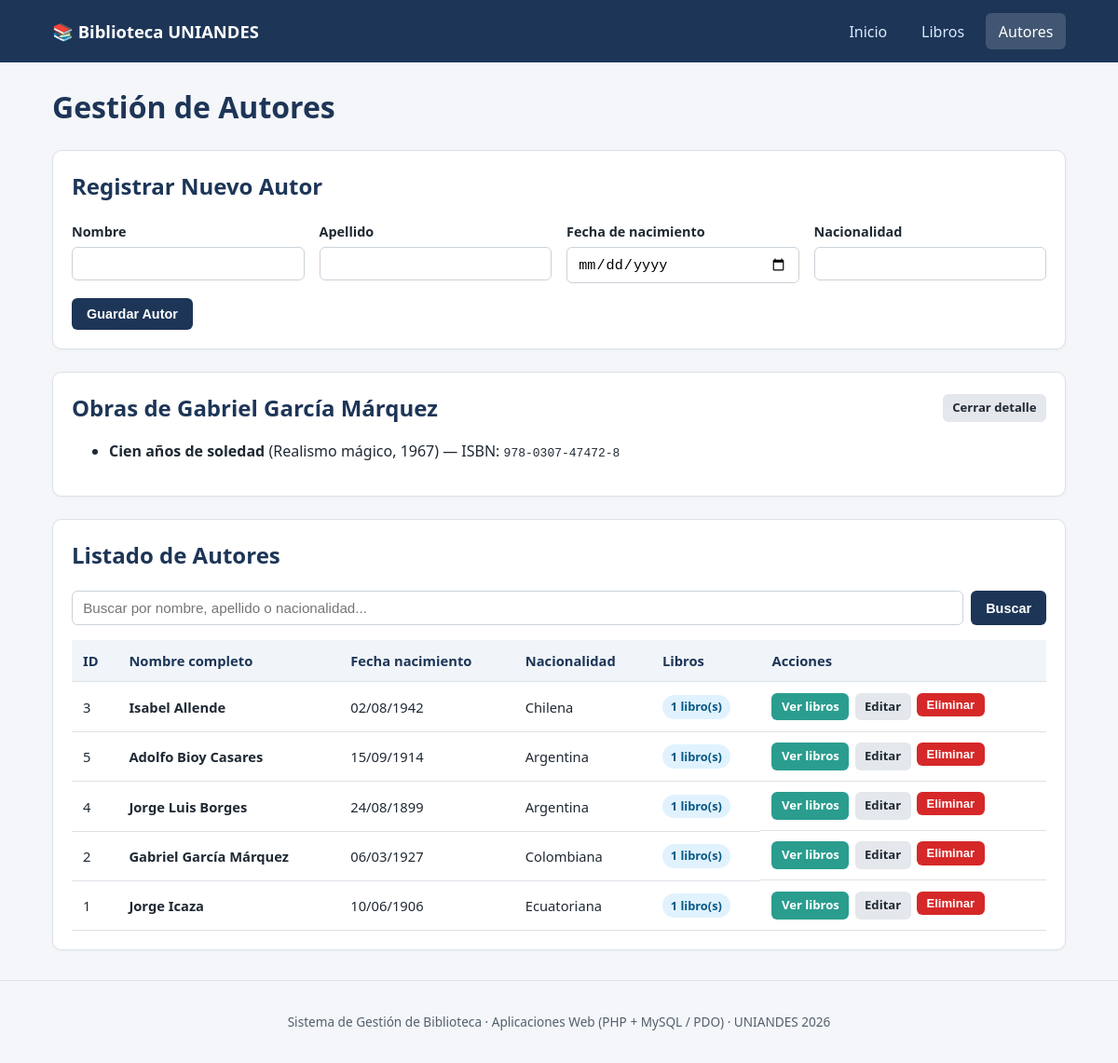
Page /autores.php?ver_libros=2 on the committed database.
### tables this page shows
CREATE TABLE Libros (
    libro_id INT AUTO_INCREMENT PRIMARY KEY,
    titulo VARCHAR(150) NOT NULL,
    genero VARCHAR(60) NOT NULL,
    fecha_publicacion DATE NOT NULL,
    isbn VARCHAR(20) NOT NULL UNIQUE
);

CREATE TABLE Autores (
    autor_id INT AUTO_INCREMENT PRIMARY KEY,
    nombre VARCHAR(80) NOT NULL,
    apellido VARCHAR(80) NOT NULL,
    fecha_nacimiento DATE NOT NULL,
    nacionalidad VARCHAR(60) NOT NULL
);

### src/validaciones.php (called while the page is built, shortened)
<?php
function e(?string $valor): string
{
    return htmlspecialchars($valor ?? '', ENT_QUOTES, 'UTF-8');
}

### src/Autor.php (called while the page is built, shortened)
<?php
class Autor
{
    public function nombreCompleto(): string
    {
        return trim($this->nombre . ' ' . $this->apellido);
    }
}
class AutorRepositorio
{
    public function listar(string $busqueda = ''): array
    {
        $sql = '
            SELECT a.autor_id, a.nombre, a.apellido, a.fecha_nacimiento, a.nacionalidad,
                   COUNT(la.libro_id) AS total_libros
            FROM Autores a
            LEFT JOIN Libros_Autores la ON la.autor_id = a.autor_id
        ';
        $params = [];
        $sql .= '
            GROUP BY a.autor_id, a.nombre, a.apellido, a.fecha_nacimiento, a.nacionalidad
            ORDER BY a.apellido ASC, a.nombre ASC
        ';
        $stmt = $this->pdo->prepare($sql);
        $stmt->execute($params);
        return $stmt->fetchAll();
    }
    public function obtenerPorId(int $id): ?Autor
    {
        $stmt = $this->pdo->prepare(
            'SELECT autor_id, nombre, apellido, fecha_nacimiento, nacionalidad
             FROM Autores WHERE autor_id = :id'
        );
        $stmt->execute([':id' => $id]);
        $fila = $stmt->fetch();
        return new Autor(
            (int) $fila['autor_id'],
            $fila['nombre'],
            $fila['apellido'],
            $fila['fecha_nacimiento'],
            $fila['nacionalidad']
        );
    }
    public function obtenerLibrosPorAutor(int $autorId): array
    {
        $stmt = $this->pdo->prepare(
            'SELECT l.libro_id, l.titulo, l.genero, l.fecha_publicacion, l.isbn
             FROM Libros l
             INNER JOIN Libros_Autores la ON la.libro_id = l.libro_id
             WHERE la.autor_id = :id
             ORDER BY l.fecha_publicacion DESC'
        );
        $stmt->execute([':id' => $autorId]);
        return $stmt->fetchAll();
    }
}

### public/autores.php (the view, shortened to what this page needs)
<?php
require_once __DIR__ . '/../src/Autor.php';
require_once __DIR__ . '/../src/validaciones.php';
$errores = [];
$busqueda = trim((string) ($_GET['q'] ?? ''));
$valores = [
    'autor_id'         => '',
    'nombre'           => '',
    'apellido'         => '',
    'fecha_nacimiento' => '',
    'nacionalidad'     => '',
];
try {
    $pdo = Conexion::obtener();
    $repo = new AutorRepositorio($pdo);
    $verLibrosId = filter_input(INPUT_GET, 'ver_libros', FILTER_VALIDATE_INT);
    $autorSeleccionado = $verLibrosId ? $repo->obtenerPorId($verLibrosId) : null;
    $librosDelAutor = $autorSeleccionado ? $repo->obtenerLibrosPorAutor((int) $autorSeleccionado->autor_id) : [];
    $autores = $repo->listar($busqueda);
} catch (PDOException $e) {
    error_log($e->getMessage());
    $errores['db'] = 'Ocurrió un error al comunicarse con la base de datos.';
    $autores = [];
    $autorSeleccionado = null;
    $librosDelAutor = [];
}
require __DIR__ . '/../views/encabezado.php';
?>
<h1>Gestión de Autores</h1>
<section class="card">
    <h2><?= $valores['autor_id'] !== '' ? 'Editar Autor #' . (int) $valores['autor_id'] : 'Registrar Nuevo Autor' ?></h2>
    <form method="post" action="autores.php">
        <div class="form-grid">
            <div class="campo">
                <label for="nombre">Nombre</label>
                <input type="text" id="nombre" name="nombre" maxlength="80" required value="<?= e($valores['nombre']) ?>">
            </div>
            <div class="campo">
                <label for="apellido">Apellido</label>
                <input type="text" id="apellido" name="apellido" maxlength="80" required value="<?= e($valores['apellido']) ?>">
            </div>
            <div class="campo">
                <label for="fecha_nacimiento">Fecha de nacimiento</label>
                <input type="date" id="fecha_nacimiento" name="fecha_nacimiento" required value="<?= e($valores['fecha_nacimiento']) ?>">
            </div>
            <div class="campo">
                <label for="nacionalidad">Nacionalidad</label>
                <input type="text" id="nacionalidad" name="nacionalidad" maxlength="60" required value="<?= e($valores['nacionalidad']) ?>">
            </div>
        </div>
        <div class="acciones-form">
            <button type="submit" class="btn btn-primario">
                <?= $valores['autor_id'] !== '' ? 'Actualizar Autor' : 'Guardar Autor' ?>
            </button>
        </div>
    </form>
</section>
<?php if ($autorSeleccionado !== null): ?>
    <section class="card">
        <div style="display:flex; justify-content:space-between; align-items:center; margin-bottom:0.75rem;">
            <h2 style="margin:0;">Obras de <?= e($autorSeleccionado->nombreCompleto()) ?></h2>
            <a class="btn btn-secundario btn-sm" href="autores.php">Cerrar detalle</a>
        </div>
        <?php if ($librosDelAutor): ?>
            <ul>
                <?php foreach ($librosDelAutor as $lib): ?>
                    <li>
                        <strong><?= e($lib['titulo']) ?></strong>
                        (<?= e($lib['genero']) ?>, <?= e(date('Y', strtotime($lib['fecha_publicacion']))) ?>)
                        — ISBN: <code><?= e($lib['isbn']) ?></code>
                    </li>
                <?php endforeach; ?>
            </ul>
        <?php else: ?>
            <p>Este autor aún no tiene libros asociados.</p>
        <?php endif; ?>
    </section>
<?php endif; ?>
<section class="card">
    <h2>Listado de Autores</h2>
    <form method="get" action="autores.php" class="buscador">
        <input type="search" name="q" placeholder="Buscar por nombre, apellido o nacionalidad..." value="<?= e($busqueda) ?>">
        <button type="submit" class="btn btn-primario">Buscar</button>
    </form>
    <div class="tabla-responsive">
        <table>
            <thead>
                <tr>
                    <th>ID</th>
                    <th>Nombre completo</th>
                    <th>Fecha nacimiento</th>
                    <th>Nacionalidad</th>
                    <th>Libros</th>
                    <th>Acciones</th>
                </tr>
            </thead>
            <tbody>
                <?php foreach ($autores as $a): ?>
                    <tr>
                        <td><?= (int) $a['autor_id'] ?></td>
                        <td><strong><?= e($a['nombre'] . ' ' . $a['apellido']) ?></strong></td>
                        <td><?= e(date('d/m/Y', strtotime($a['fecha_nacimiento']))) ?></td>
                        <td><?= e($a['nacionalidad']) ?></td>
                        <td><span class="badge"><?= (int) $a['total_libros'] ?> libro(s)</span></td>
                        <td class="acciones-tabla">
                            <a class="btn btn-acento btn-sm" href="autores.php?ver_libros=<?= (int) $a['autor_id'] ?>">Ver libros</a>
                            <a class="btn btn-secundario btn-sm" href="autores.php?editar=<?= (int) $a['autor_id'] ?>">Editar</a>
                            <form method="post" action="autores.php" onsubmit="return confirm('¿Eliminar este autor? También se eliminarán sus relaciones con libros.');">
                                <button type="submit" class="btn btn-peligro btn-sm">Eliminar</button>
                            </form>
                        </td>
                    </tr>
                <?php endforeach; ?>
            </tbody>
        </table>
    </div>
</section>
<?php require __DIR__ . '/../views/pie.php'; ?>

### public/css/estilos.css (style rules this page uses)
:root { --primario: #1d3557; --primario-hover: #14263f; --acento: #2a9d8f; --peligro: #d62828; --fondo: #f4f6f9; --tarjeta: #ffffff; --borde: #dce1e7; --texto: #1f2933; --suave: #52606d; }
* { box-sizing: border-box; }
body { margin: 0; font-family: "Segoe UI", system-ui, -apple-system, sans-serif; background: var(--fondo); color: var(--texto); line-height: 1.5; }
.stat-card, .card { background: var(--tarjeta); border: 1px solid var(--borde); border-radius: 10px; padding: 1.25rem; margin-bottom: 1.5rem; box-shadow: 0 1px 3px rgba(0, 0, 0, 0.04); }
h1, h2 { margin-top: 0; color: var(--primario); }
.form-grid { display: grid; grid-template-columns: repeat(auto-fit, minmax(220px, 1fr)); gap: 1rem; }
.campo { display: flex; flex-direction: column; gap: 0.35rem; }
label { font-weight: 600; font-size: 0.9rem; }
input[type="text"], input[type="date"], input[type="search"], select { padding: 0.55rem 0.7rem; border: 1px solid #cbd2d9; border-radius: 6px; font-size: 0.95rem; }
.acciones-form { display: flex; gap: 0.6rem; margin-top: 1rem; }
.btn { display: inline-block; border: none; border-radius: 6px; padding: 0.55rem 1rem; font-size: 0.9rem; font-weight: 600; cursor: pointer; text-decoration: none; text-align: center; }
.btn-primario { background: var(--primario); color: #fff; }
.btn-secundario { background: #e4e7eb; color: var(--texto); }
.btn-acento { background: var(--acento); color: #fff; }
.btn-peligro { background: var(--peligro); color: #fff; }
.btn-sm { padding: 0.32rem 0.65rem; font-size: 0.82rem; }
.buscador { display: flex; gap: 0.5rem; margin-bottom: 1rem; flex-wrap: wrap; }
.buscador input { flex: 1; min-width: 220px; }
.tabla-responsive { overflow-x: auto; }
table { width: 100%; border-collapse: collapse; font-size: 0.92rem; }
th, td { padding: 0.7rem 0.75rem; border-bottom: 1px solid var(--borde); text-align: left; vertical-align: middle; }
th { background: #f1f5f9; color: var(--primario); font-weight: 700; }
.acciones-tabla { display: flex; gap: 0.4rem; flex-wrap: wrap; }
.acciones-tabla form { margin: 0; }
.badge { display: inline-block; background: #e0f2fe; color: #075985; padding: 0.2rem 0.55rem; border-radius: 999px; font-size: 0.8rem; font-weight: 600; }

### rows in the picture
libros: titulo "Cien años de soledad", genero "Realismo mágico", fecha_publicacion "1967", isbn "978-0307-47472-8"
autores: autor_id "3", nombre+apellido "Isabel Allende", fecha_nacimiento "02/08/1942", nacionalidad "Chilena", total_libros "1"
autores: autor_id "5", nombre+apellido "Adolfo Bioy Casares", fecha_nacimiento "15/09/1914", nacionalidad "Argentina", total_libros "1"
autores: autor_id "4", nombre+apellido "Jorge Luis Borges", fecha_nacimiento "24/08/1899", nacionalidad "Argentina", total_libros "1"
autores: autor_id "2", nombre+apellido "Gabriel García Márquez", fecha_nacimiento "06/03/1927", nacionalidad "Colombiana", total_libros "1"
autores: autor_id "1", nombre+apellido "Jorge Icaza", fecha_nacimiento "10/06/1906", nacionalidad "Ecuatoriana", total_libros "1"

### other values in the picture
$autorSeleccionado->nombreCompleto() "Gabriel García Márquez"
